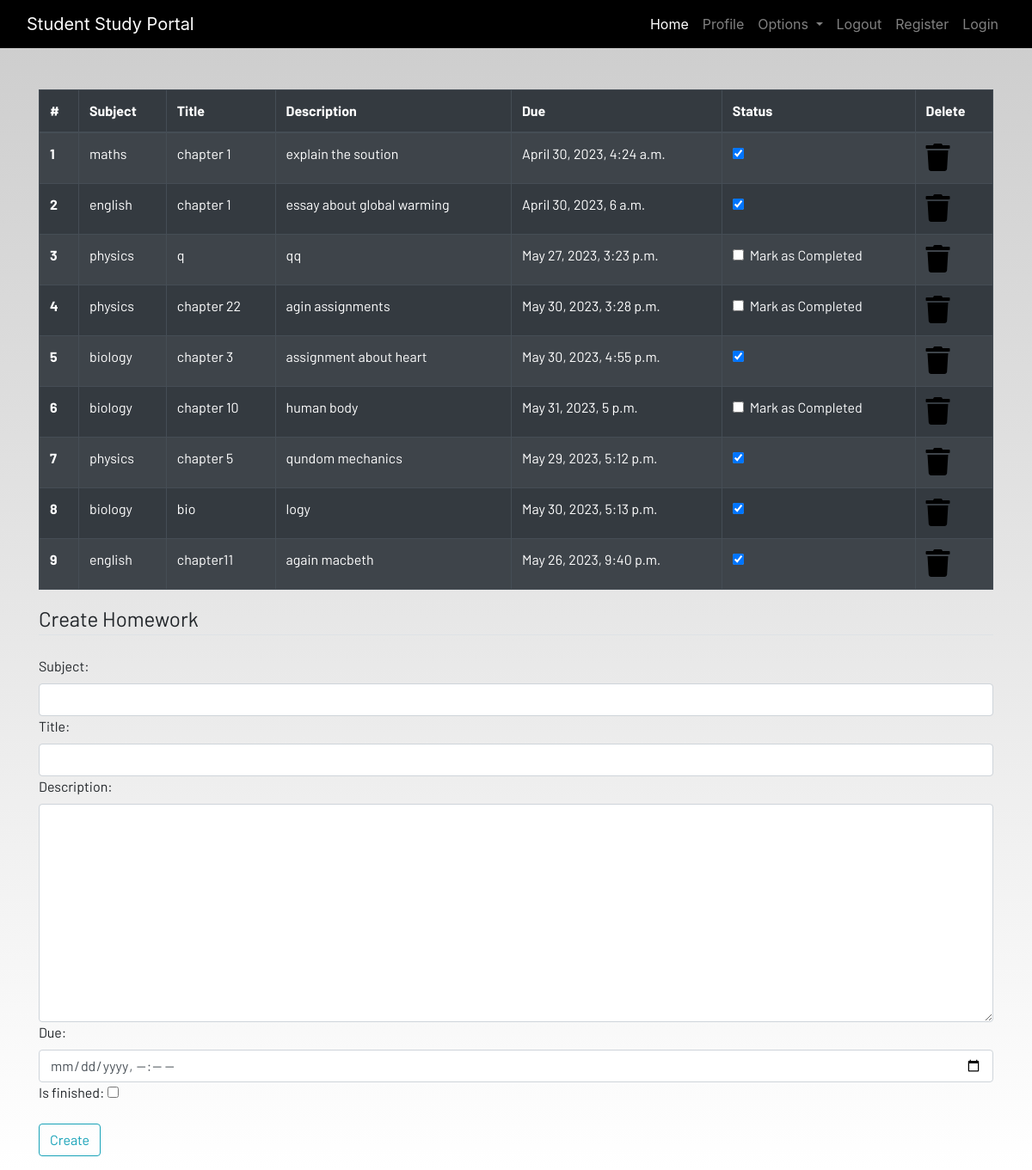
Screenshot of /homework (signed in) with the database file from the repository.
### dashboard/models.py (models this page shows, shortened)
class Homework(models.Model):
    user=models.ForeignKey(User,on_delete=models.CASCADE)
    subject=models.CharField(max_length=100)
    title=models.CharField(max_length=100)
    description=models.TextField()
    due=models.DateTimeField()
    is_finished=models.BooleanField(default=False)

### dashboard/views.py (the view, shortened to what this page needs)
# urls.py: path('homework',views.homework,name="homework"),
def homework(request):
    homeworks=Homework.objects.filter(user=request.user)
    form=HomeworkForm()
    if len(homeworks)==0:
        homework_done=True
    else:
        homework_done=False
    context={"homeworks":homeworks,
             "homework_done":homework_done,
             "form":form
             }
    return render(request,'dashboard/homework.html',context)

### dashboard/forms.py
class HomeworkForm(forms.ModelForm):
    class Meta:
        model=Homework
        fields=['subject','title','description','due','is_finished']
        widgets = {
            'subject': forms.TextInput(attrs={'class': 'form-control'}),
            'title': forms.TextInput(attrs={'class': 'form-control'}),
            'description': forms.Textarea(attrs={'class': 'form-control'}),
            'due': forms.DateTimeInput(attrs={'class': 'form-control', 'type': 'datetime-local'}),
        }

### dashboard/templates/dashboard/homework.html (shortened to what this page needs)
{% extends 'dashboard/base.html' %}
{% load static %}
{% block content %}
<div class="container">
    {%if not homework_done%}
    <table class="table table-striped table-bordered table-hover table-dark">
        <thead>
            <tr>
                <th scope="col">#</th>
                <th scope="col">Subject</th>
                <th scope="col">Title</th>
                <th scope="col">Description</th>
                <th scope="col">Due</th>
                <th scope="col">Status</th>
                <th scope="col">Delete</th>
            </tr>
        </thead>
        <tbody>
            {% for hw in homeworks %}
            <tr>
                <th scope="row">{{forloop.counter}}</th>
                <td>{{hw.subject}}</td>
                <td>{{hw.title}}</td>
                <td>{{hw.description}}</td>
                <td>{{hw.due}}</td>
                <td>
                    <a href="{% url 'update-homework' hw.id %}">
                        <div class="form-check">
                            {%if hw.is_finished == True%}
                            <input class="form-check-input" type="checkbox" value="" checked>
                            {%else%}
                            <input class="form-check-input" type="checkbox" value="">
                            <label class="form-check-label text-light" for="flexCheckDefault">
                                Mark as Completed
                            </label>
                            {%endif%}
                        </div>
                    </a>
                </td>
                <td><a href="{% url 'delete-homework' hw.id%}"><i class="fa fa-trash fa-2x"></i></a></td>
            </tr>
            {% endfor %}
        </tbody>
    </table>
    {%else%}
    <h4>All homeworks are completed!! Create to have more!!</h4>
    {%endif%}
</div>
<div class=" container">
    <form method="POST">
        <fieldset class="form-group">
            <legend class="border-bottom mb-4">Create Homework</legend>
            <div>{{form}}</div>
        </fieldset>
        <div class="form-group">
            <button href="" class="btn btn-outline-info" type="submit">
                Create
            </button>
        </div>
    </form>
</div>
{% endblock content %}

### dashboard/templates/dashboard/base.html (shortened to what this page needs)
<!DOCTYPE html>
{% load static %}
<html lang="en">
<head>
  <link rel="stylesheet" href="https://stackpath.bootstrapcdn.com/bootstrap/4.3.1/css/bootstrap.min.css"
 />
  <link rel="stylesheet" href="https://use.fontawesome.com/releases/v5.7.2/css/all.css"
 />
  <link rel="stylesheet" href="{% static 'css/main.css' %}" />
</head>
<body>
  <header>
    <nav class="navbar navbar-expand-lg navbar-dark bg-dark">
      <div class="container-fluid">
        <a class="navbar-brand" href="#">Student Study Portal</a>
        <div class="collapse navbar-collapse justify-content-end" id="navbarSupportedContent">
          <ul class="navbar-nav mb-2 mb-lg-0">
            <li class="nav-item">
              <a class="nav-link active" aria-current="page" href="#">Home</a>
            </li>
            <li class="nav-item">
              <a class="nav-link" href="#">Profile</a>
            </li>
            <li class="nav-item dropdown">
              <a class="nav-link dropdown-toggle" href="#" id="navbarDropdown" role="button" data-toggle="dropdown"
                aria-haspopup="true" aria-expanded="false">
                Options
              </a>
            </li>
            <li class="nav-item">
              <a class="nav-link" href="#">Logout</a>
            </li>
            <li class="nav-item">
              <a class="nav-link" href="#">Register</a>
            </li>
            <li class="nav-item">
              <a class="nav-link" href="#">Login</a>
            </li>
          </ul>
        </div>
      </div>
    </nav>
  </header>
  <br /><br />
  <main>
    {% block content %}
    {% endblock content %}
  </main>
</body>
</html>

### dashboard/static/css/main.css (style rules this page uses)
html { scroll-behavior: smooth; height: 100%; width: 100%; }
main { font-family: Barlow, Quicksand, Rubik, sans-serif, serif, 'Times New Roman', Times, serif !important; }
.navbar { background-color: rgb(0, 0, 0) !important; }
a { text-decoration: none !important; color: black; }
html, body { max-width: 100%; overflow-x: hidden; height: 100%; width: 100%; }
body { background: linear-gradient(rgba(0, 0, 0, 0.2), rgba(255, 255, 255, 0.5)); overflow-x: hidden; background-repeat: no-repeat; }
.fa { color: black; }

### rows the page displays
Homework: subject "maths", title "chapter 1", description "explain the soution", due "April 30, 2023, 4:24 a.m."
Homework: subject "english", title "chapter 1", description "essay about global warming", due "April 30, 2023, 6 a.m."
Homework: subject "physics", title "q", description "qq", due "May 27, 2023, 3:23 p.m."
Homework: subject "physics", title "chapter 22", description "agin assignments", due "May 30, 2023, 3:28 p.m."
Homework: subject "biology", title "chapter 3", description "assignment about heart", due "May 30, 2023, 4:55 p.m."
Homework: subject "biology", title "chapter 10", description "human body", due "May 31, 2023, 5 p.m."
Homework: subject "physics", title "chapter 5", description "qundom mechanics", due "May 29, 2023, 5:12 p.m."
Homework: subject "biology", title "bio", description "logy", due "May 30, 2023, 5:13 p.m."
Homework: subject "english", title "chapter11", description "again macbeth", due "May 26, 2023, 9:40 p.m."
